Frame 1 (no input): blank canvas, image omitted
Frame 60 (the mouse pressed at the canvas centre just before this capture): blank canvas, image omitted
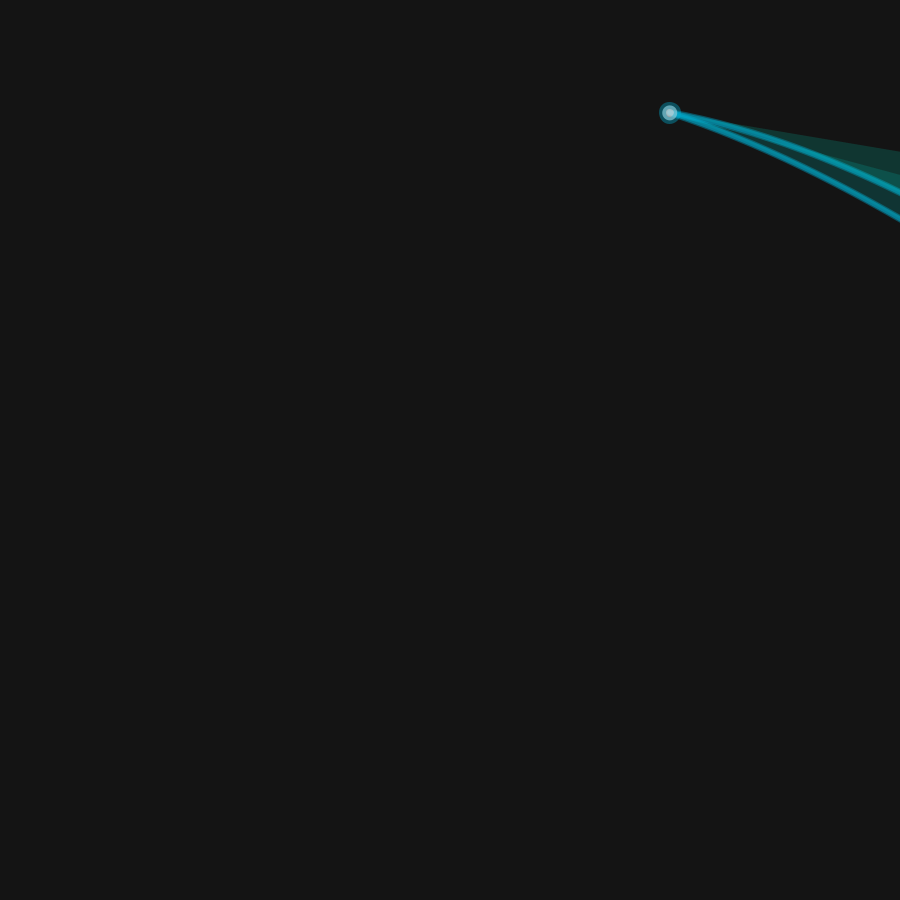
Frame 120 (the mouse held since frame 60 and released just before this capture)

The Processing sketch whose frames 1 and 60 were blank and that drew this single picture after the mouse press (run headless with seeded random() and noise(); from frame 60 on, the mouse is pressed at the canvas centre):

// Processing sketch: processing_145075
// ── processing_145075.pde

//timer array 
Timer timer;
Timer timer1;

//an array of bezcritters
BezCritter[] bezcritters;
BezOneLeg[] bezonelegs;


//BezCritter bez1;
//BezCritter bez2;


void setup() {

  frameRate(30);
  size(900, 900);

  //the length of timer and start timer
  timer = new Timer(3000);
  timer1 = new Timer(10000);
  timer.start();
  timer1.start();

  //initialize bezcritters
  bezcritters = new BezCritter[0];
  bezonelegs = new BezOneLeg[0];
}

void draw() {
  background(20);                     // (0, 25, 109);

  for (int i = 0; i < bezcritters.length; i++) {
    bezcritters[i].display();
    bezcritters[i].swimUp();
  }

  for (int i = 0; i < bezonelegs.length; i++) {
    bezonelegs[i].display();
    bezonelegs[i].swimDown();
  }



  if (timer1.isFinished()) {
    BezOneLeg myBezOneLeg = new BezOneLeg();
    bezonelegs = (BezOneLeg[]) append(bezonelegs, myBezOneLeg);
    timer1.start();     //restart timer
  }

  if (timer.isFinished()) {              //when timer is finished make new bezzies
    BezCritter myBezCritter = new BezCritter();
    bezcritters = (BezCritter[]) append(bezcritters, myBezCritter);
    timer.start();     //restart timer
  }



  /////      mouseClick to create bezzies
  /*void mousePressed() { 
   BezCritter myBezCritter = new BezCritter();
   bezcritters = (BezCritter[]) append(bezcritters, myBezCritter);
   } 
   */
}




/*
void bezcritter() {
 
 // bez traits
 
 int x1 = 122;
 int y1 = 237;
 int x2 = 372;
 int y2 = 287;
 int x3 = 107;
 int y3 = 237;
 int x4 = 94;
 int y4 = 98;
 
 // critter head traits
 
 int hx = 94;
 int hy = 91;
 int headHeight = 10;
 int headWidth = 10;
 
 noFill();
 stroke(90, 0, 0, 50);
 smooth();
 // bezier(218, 196, 468, 246, 203, 196, 94, 98); //top bez
 bezier(x1, y1, x2, y2, x3, y3, x4, y4); // middle bez
 // bezier(71, 209, 321, 259, 56, 209, 94, 89); // bottom bez
 fill(120, 0, 0, 75);
 ellipse(hx, hy, headHeight, headWidth);
 }
 */




class BezCritter {


  // bez traits

  float sthin = random(2, 6);      //random stroke values
  float sthick = random(6, 10);    //random stroke thickness 
  int oThin = 175;                 // alpha for thin bez
  int oThick = 100;              // alpha for thick bez


  // all bezier anchor and control points
  float x1;
  float y1;
  float x2;
  float y2;
  float x3;
  float y3;

  float x5;
  float y5;
  float x6;
  float y6;
  float x7;
  float y7;

  /////////////////////////////////////////////


  float speed;           // speed variable of swim
  float b;                // rgb blue
  float s;                // rgb stroke red
  float g;                // rgb stroke green
  float cx = (x1+x3)/2;      // calculate center of bezier 
  float cy = (y1+y3)/2;     // calculate center of bezier

  // critter head traits

  float hx;      // x value for head ellipse
  float hy;      // y value for head ellipse
  int headHeight;     // height of head ellipse
  int headWidth;      // width of head ellipse

  BezCritter() {                                     //(int centerX, int centerY) {    // passing through centerX and centerY // mouseX and mouseY values

    // critter head traits

    hx = random( 20, 800);                   //centerX;  //94    // head x value is centerX
    hy =  random(20, 800);                  //centerY;  //91    // head y value is centerY
    headHeight = 15;      // set height of head ellipse
    headWidth = 15;     // set width of head ellipse

    // bez traits  // give all bezier control and anchor points a value

    x1 = hx*2;                 //centerX*2; //mouseX //122  //x3 - 40
    y1 = hy*2;                 //centerY*2; // mouseY //237 //x3 + 115
    x2 = x1 + width/2;
    y2 = y1 + width;
    x3 = x1 - width/20;


    x5 =  x1;                        //centerX*2;  //71 //x7 - 40
    y5 =  y1;                        //centerY*2; //209 //x5 + 138
    x6 = x5 + width/2;
    y6 = y5 + width;
    x7 = x5 - width/20;

    ///////////////////////////////////////////

    speed = random(2, 6);   // set speed of swim
    s =  0;                    //random(90, 120);    // red stroke will be random
    g = 207;
    b =  172;                  //random(10, 60);     // blue in stroke color will be random
  }

  void display() {    // this is what the beziers look like

    fill(s, b, g, 25);
    strokeWeight(sthin);
    stroke(s, b, g, oThin);
    smooth();
    bezier(x1, y1, x2, y2, x3, y1, hx, hy); // top bez
    fill(s, g, b, 25);
    bezier(x5, y5, x6, y6, x7, y5, hx, hy); //bottom bez
    strokeWeight(sthick);
    stroke(s, b, g, oThick);
    bezier(x5, y5, x6, y6, x7, y5, hx, hy);
    bezier(x1, y1, x2, y2, x3, y1, hx, hy); 
    fill(223, 221, 222, 180);
    ellipse(hx, hy, headHeight, headWidth);
  } 
  /* // print variables ///////////
   
   println(        );
   println(" x6= "+x6);
   println(" y6= "+x6);
   println(" x3= "+x3); 
   println(" y1= "+y1);
   
   println(" x7= "+x7);
   println(" y5= "+y5);
   
   /////////////////////////////
   
   
   }
   */

  void swimUp() {            // this is how the bezier moves across the screen

    oThin = 125;   ///// trying to change opacity a bit as it moves too. Eventually maybe fade out as it moves across the screen. 
    oThick = 100;
    hx = hx - speed/2;
    hy = hy - speed/2;

    x1 = x1 - speed/2;
    y1 = y1 - speed/2;
    x5 = x5 - speed;
    y5 = y5 - speed;

    x3 = x3 - speed;
    x7 = x7 - speed;
  }
}

class BezOneLeg {

  // bez traits

  float sthin = random(2, 6);       //random stroke values
  float sthick = random(6, 10);     //random stroke thickness 
  int oThin = 175;                 // alpha for thin bez
  int oThick = 100;                // alpha for thick bez

  // all bezier anchor and control points

  float x1;
  float y1;
  float x2;
  float y2;
  float x3;
  float y3;

  float x5;
  float y5;
  float x6;
  float y6;
  float x7;
  float y7;

  /////////////////////////////////////////////

  float speed;                 // speed variable of swim

  int s;                   // rgb stroke red
  int g;                   // rgb green color
  int b;                    // rgb blue




  // critter head traits

  float hx;                // x value for head ellipse
  float hy;               // y value for head ellipse
  float headHeight;         // height of head ellipse
  float headWidth;           // width of head ellipse

  BezOneLeg() {            // passing through centerX and centerY // mouseX and mouseY values

    // critter head traits

    hx = random(20, 800);                       //centerX;  //94      // head x value is centerX
    hy = random(20, 800);                       //centerY;  //91       // head y value is centerY
    headHeight = random(10, 20);            // set height of head ellipse
    headWidth = random(10, 20);           // set width of head ellipse

    // bez traits     // give all bezier control and anchor points a value

    x1 = hx*2;                        //centerX; //mouseX //122  //x3 - 40
    y1 = hy*2;                        //centerY; // mouseY //237 //x3 + 115
    x2 = x1 + (width - width/6);
    y2 = y1 + width/6;
    x3 = x1 - width/20;


    x5 = hx/4;                    //centerX/4;  //71 //x7 - 40
    y5 = hy/4;                   //centerY/4; //209 //x5 + 138
    x6 = x5 + (width - width/6);
    y6 = y5 + width/6;
    x7 = x5 - width/20;

    ///////////////////////////////////////////

    speed = random(2, 4);       // set speed of swim
    s = 250;       // red stroke will be random
    g = 255;
    b = 255;          // blue in stroke color will be random
  }

  void display() {               // this is what the beziers look like

    fill(s, g, b, 25);
    strokeWeight(sthin);
    stroke(s, g, b, oThin);
    smooth();
    // bezier(x1, y1, x2, y2, x3, y1, hx, hy); // top bez
    bezier(x5, y5, x6, y6, x7, y5, hx, hy); //bottom bez
    // strokeWeight(sthick);
    stroke(s, g, b, oThick);
    // bezier(x5, y5, x6, y6, x7, y5, hx, hy);
    // bezier(x1, y1, x2, y2, x3, y1, hx, hy); 
    fill(255, 221, 222, 180);
    ellipse(hx, hy, headHeight, headWidth);


    /* // print variables ///////////
     
     println(        );
     println(" x6= "+x2);
     println(" y6= "+x6);
     println(" x3= "+x3); 
     println(" y1= "+y1);
     
     println(" x7= "+x7);
     println(" y5= "+y5);
     
     /////////////////////////////
     */
  }

  void swimDown() {            // this is how the bezier moves across the screen
    if (hx < width) {
      hx = hx + speed;
      hy = hy + speed;
    }
    if (hx > width/2) {

      hx = hx + speed/2;
      hy = hy + speed/2;

      x3 = x3 + speed*2;
      x7 = x7 + speed*2;



      y2 = y2 + speed/2;
      y6 = y6 + speed;

      x1 = x1 + speed;
      y1 = y1 + speed;
      x5 = x5 + speed;
      y5 = y5 + speed;
    }  

    /*
 if(x1 > width && x5 > width) {
     oThin = 100;
     oThick = 75;
     
     
     
     hx = hx - width;
     hy = hy - width;
     
     x2 = x1 - width/4;
     y2 = y1 - width/4;
     x3 = x1 - width/4;
     
     x6 = x5 - width/3;
     y6 = y5 - width/3;
     x7 = x5 - width/2;
     
     x5 = (x5 - width + width/2 - speed);
     y5 = (y5 - width + width/2 - speed);
     x1 = (x1 - width + width/2 - speed);
     y1 = (y1 - width + width/2 - speed);
     
     
     } */
    /////////////////////////////////////////////////////////////////////////////////////
  }
}

class Timer {

  int savedTime; // When Timer started
  int totalTime; // How long Timer should last

  Timer(int tempTotalTime) {
    totalTime = tempTotalTime;
  }

  // Starting the timer
  void start() {
    // When the timer starts it stores the current time in millis
    savedTime = millis();
  }

  // The function isFinished() returns true if 5,000 ms have passed. 

  boolean isFinished() { 
    // Check how much time has passed
    int passedTime = millis()- savedTime;
    if (passedTime > totalTime) {
      return true;
    } 
    else {
      return false;
    }
  }


}
